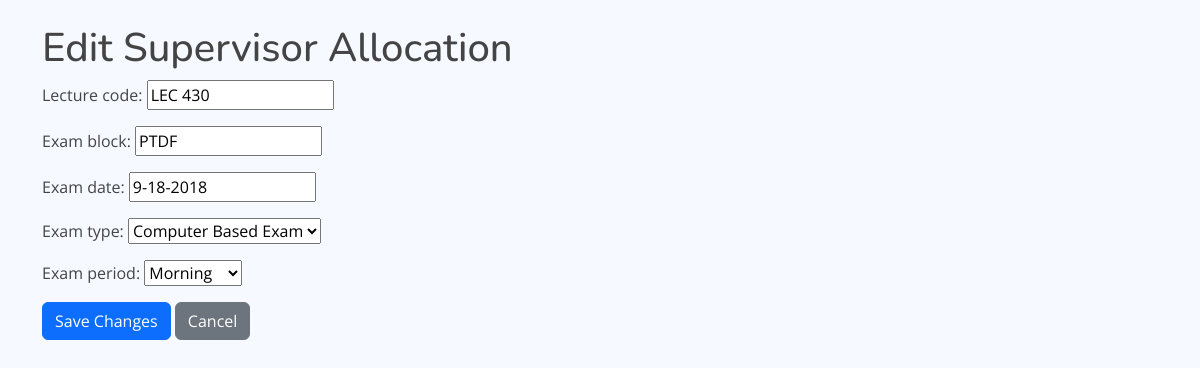
Page /supervisors/edit/103/ (signed in) on the committed database.
### invigilation/models.py (models this page shows, shortened)
class Supervisors(models.Model):
    PERIOD = (
        ('AM', 'Morning'),
        ('PM', 'Afternoon')
    )
    EXAM_TYPE = (
        ('CBE', 'Computer Based Exam'),
        ('PBE', 'Paper Based Exam')
    )
    lecture_code = models.CharField(max_length=5)
    exam_block = models.CharField(max_length=50)
    exam_type = models.CharField(max_length=5, choices=EXAM_TYPE)
    exam_date = models.CharField(max_length=20)
    exam_period = models.CharField(max_length=5, choices=PERIOD)
    class META:
        ordering = ['exam_period']

### invigilation/views.py (the view)
# urls.py: path('supervisors/edit/<int:pk>/', views.edit_supervisor, name='edit_supervisor'),
@login_required(login_url='login')
def edit_supervisor(request, pk):
    supervisor = get_object_or_404(Supervisors, pk=pk)
    if request.method == "POST":
        form = SupervisorForm(request.POST, instance=supervisor)
        if form.is_valid():
            form.save()
            messages.success(request, "Supervisor updated")
            return redirect('schedule')
    else:
        form = SupervisorForm(instance=supervisor)
    return render(request, 'invigilation/edit_supervisor.html', {'form': form})

### invigilation/views.py
class SupervisorForm(forms.ModelForm):
    class Meta:
        model = Supervisors
        fields = ['lecture_code', 'exam_block', 'exam_date', 'exam_type', 'exam_period']

### invigilation/templates/invigilation/edit_supervisor.html (shortened to what this page needs)
{% extends './activity.html' %}
{% block content %}
<div class="container mt-4">
  <h1>Edit Supervisor Allocation</h1>
  <form method="post">
    {{ form.as_p }}
    <div class="mt-3">
      <button type="submit" class="btn btn-primary">Save Changes</button>
      <a href="{% url 'schedule' %}" class="btn btn-secondary">Cancel</a>
    </div>
  </form>
</div>
{% endblock %}

### invigilation/static/assets/css/style.css (style rules this page uses)
:root { scroll-behavior: smooth; }
body { font-family: "Open Sans", sans-serif; background: #f6f9ff; color: #444444; }
a { color: #4154f1; text-decoration: none; }
h1, h2, h3, h4, h5, h6 { font-family: "Nunito", sans-serif; }

### rows in the picture
Supervisors: lecture_code "LEC 430", exam_block "PTDF", exam_date "9-18-2018", exam_type "Computer Based Exam", exam_period "Morning"
